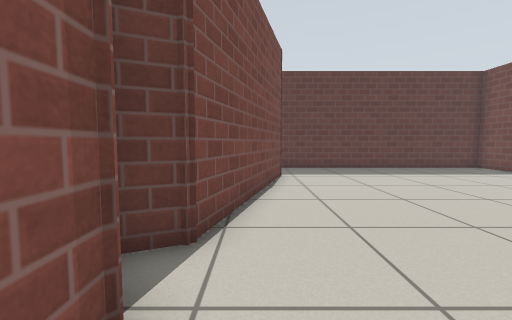
view 1 (above)

12 first-person views from a walk through a world built for the Gazebo simulator. The camera is 0.68 m above the floor, tilts 4° down and sees 90° across. The floor is counted in squares, 0.5 m on a side. Each view is taken from the middle of a square. On the plan, view 1 faces up. The plan holds only what a view shows up to about 13 squares ahead; the rest is blank. Simple patterns stand in for the simulator's built-in surfaces.

view 2
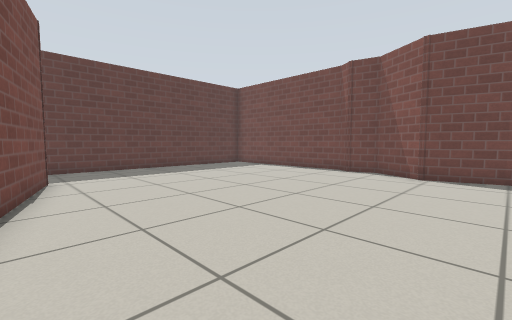

view 3
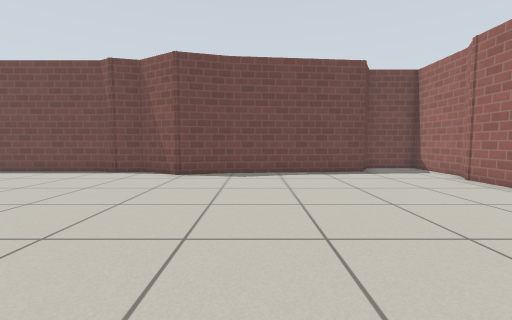

view 4
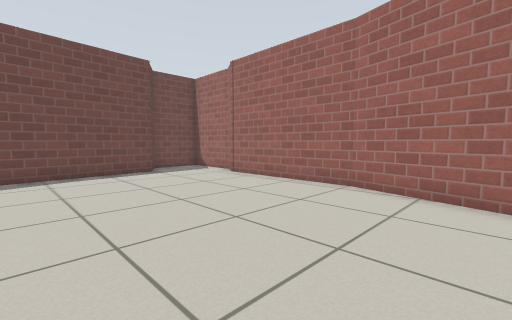

view 5
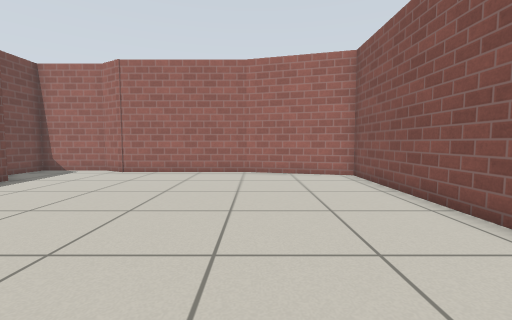

view 6
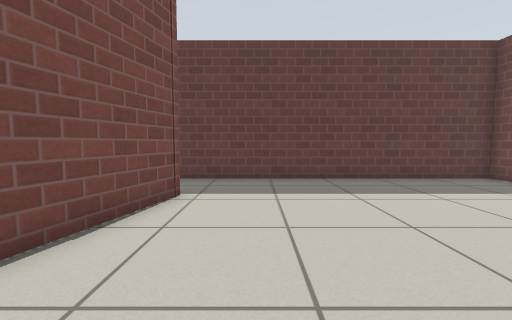

view 7
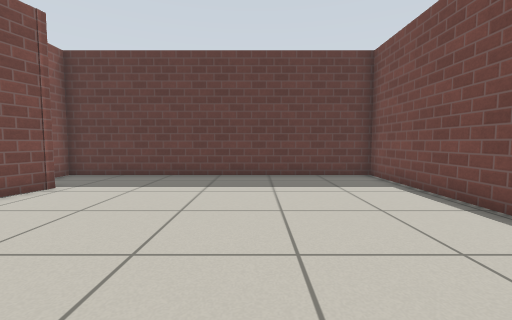

view 8
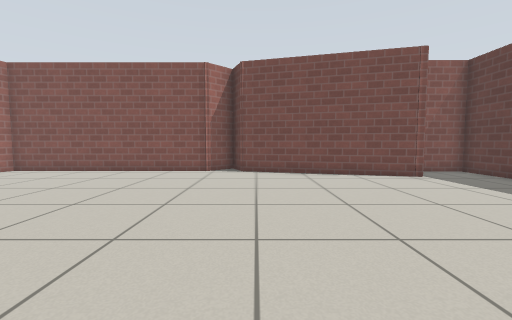

view 9
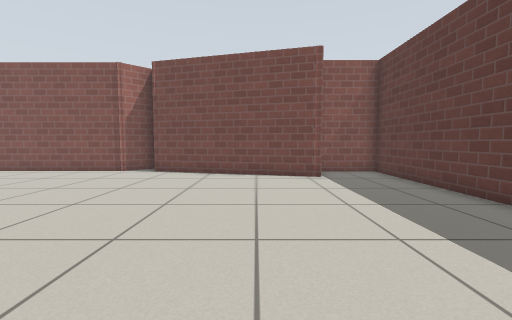

view 10
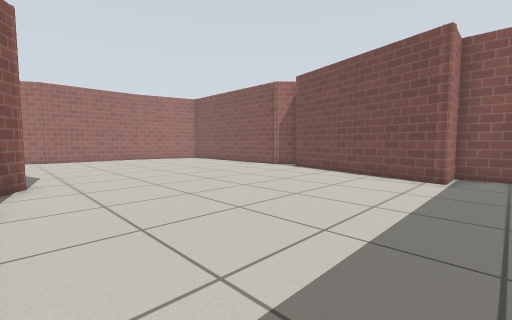

view 11
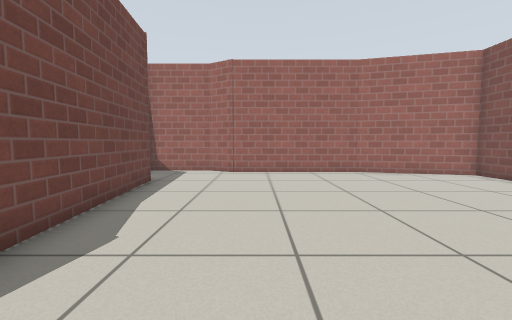

view 12
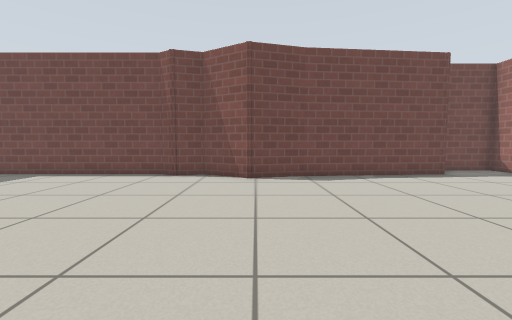

### Floor plan
Points are (right, up) in squares from view 1. A wall is a line through its corners. A room is listed if a view was taken in it or the views show most of it. See-through windows are left out.
Room 1 (views 1, 2, 3, 4, 5, 6, 7, 8, 9, 10, 11, 12)
walls: (11.2, 0) (10.6, 2.3) (11.7, 4.2) (11.4, 5.3) (11.7, 5.9) (11.7, 13.5) (-0.7, 13.5) (-0.7, 10.6) (1.1, 10.6) (-0.9, 3.3) (-2.1, 2.8) (-1, 1.8) (-1, -7.4) (3.4, -8.6) (9.1, -8.6) (10.2, -9.2) (13.2, -9.2) (13.2, -7); (13.2, -6.8) (11.7, -5.9) (11.1, 0.1)

Where each view was taken, in squares from view 1:
view 1: 0 up, 0 right, facing up
view 2: 0 up, 0 right, facing up-right
view 3: 1 down, 0 right, facing right
view 4: 1 down, 0 right, facing down-right
view 5: 3 up, 3 right, facing down
view 6: 4 up, 3 right, facing up
view 7: 3 up, 7 right, facing up
view 8: 4 up, 11 right, facing left
view 9: 8 up, 11 right, facing left
view 10: 12 up, 11 right, facing down-left
view 11: 3 up, 8 right, facing down
view 12: 2 up, 1 right, facing right
